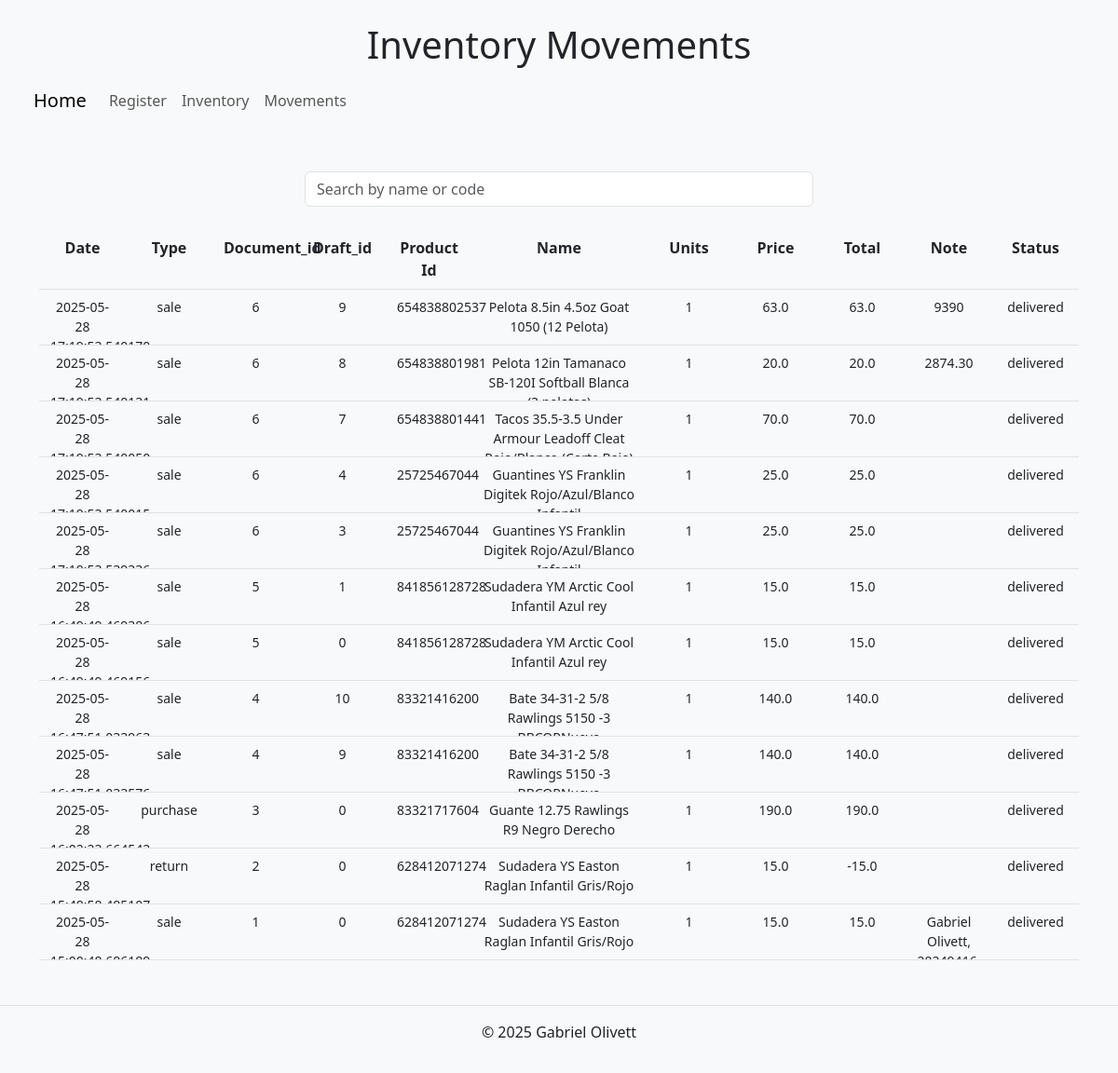
/inventory_movements, run on the app's committed database.
### tables this page shows
CREATE TABLE inventory_movements (
    id INTEGER PRIMARY KEY AUTOINCREMENT,
    product_id INTEGER NOT NULL,
    type TEXT NOT NULL CHECK (type IN ('sale', 'purchase', 'return', 'output')),
    Units INTEGER NOT NULL,
    date TIMESTAMP DEFAULT CURRENT_TIMESTAMP,
    note TEXT,
    document_id INTEGER, status TEXT, draft_id INTEGER NOT NULL, name TEXT NOT NULL, price REAL, toal REAL,
    FOREIGN KEY(product_id) REFERENCES inventory(id),
    FOREIGN KEY(document_id) REFERENCES movement_documents(id));

### app.py (the view)
@app.route("/inventory_movements")
def inventory_movements():
    db = get_db()
    movements = db.execute("SELECT * FROM inventory_movements ORDER BY date DESC").fetchall()
    return render_template("movements.html", movements=movements)

### app.py (called while the page is built)
@app.after_request
def after_request(response):
    response.headers["Cache-Control"] = "no-cache, no-store, must-revalidate"
    response.headers["Expires"] = 0
    response.headers["Pragma"] = "no-cache"
    return response

def get_db():
    if "db" not in g:
        g.db = sqlite3.connect("databases.db")
        g.db.row_factory = sqlite3.Row
    return g.db

### templates/movements.html (shortened to what this page needs)
{% extends "layout.html" %}
{% block h1 %}
    <h1>Inventory Movements</h1>
{% endblock %}
{% block main %}
<div class="container text-center mt-4">
    <div class="input-group w-50 mx-auto mb-4">
        <input type="text" id="search-input" class="form-control" placeholder="Search by name or code">
    </div>
    <div class="row py-2 fw-bold justify-content-center border-bottom">
        <div class="col-1">Date</div>
        <div class="col-1">Type</div>
        <div class="col" style="width: 5%;">Document_id</div>
        <div class="col" style="width: 5%;">Draft_id</div>
        <div class="col-1">Product Id</div>
        <div class="col-2">Name</div>
        <div class="col" style="width: 5%;">Units</div>
        <div class="col" style="width: 5%;">Price</div>
        <div class="col" style="width: 5%;">Total</div>
        <div class="col-1">Note</div>
        <div class="col-1">Status</div>
    </div>
    <div id="inventory-table">
        {% for item in movements %}
            <div class="row resizable-row py-2 border-bottom justify-content-center">
                <div class="col-1 small">{{item.date}}</div>
                <div class="col-1 small">{{item.type}}</div>
                <div class="col small" style="width: 5%;">{{item.document_id}}</div>
                <div class="col small" style="width: 5%;">{{item.draft_id}}</div>
                <div class="col-1 small">{{item.product_id}}</div>
                <div class="col-2 small" >{{item.name}}</div>
                <div class="col small" style="width: 5%;">{{item.Units}}</div>
                <div class="col small" style="width: 5%;">{{item.price}}</div>
                <div class="col small" style="width: 5%;">{{item.toal}}</div>
                <div class="col-1 small">{{item.note}}</div>
                <div class="col-1 small">{{item.status}}</div>
                <div class="resize-handle"></div>
            </div>
        {% endfor %}
    </div>
</div>
{% endblock %}

### templates/layout.html (shortened to what this page needs)
<!DOCTYPE html>
<html lang="en">
<head>
    <link href="https://cdn.jsdelivr.net/npm/bootstrap@5.3.3/dist/css/bootstrap.min.css" rel="stylesheet">
</head>
<body class="bg-light">
    <header class="text-center p-4">
        {% block h1%}{% endblock %}
        <nav class="navbar navbar-expand-lg bg-body-tertiary">
            <div class="container-fluid">
              <a class="navbar-brand" href="/">Home</a>
              <div class="collapse navbar-collapse" id="navbarNav">
                <ul class="navbar-nav">
                  <li class="nav-item">
                    <a class="nav-link" href="/register">Register</a>
                  </li>
                  <li class="nav-item">
                    <a class="nav-link" href="/inventory">Inventory</a>
                  </li>
                  <li class="nav-item">
                    <a class="nav-link" href="/inventory_movements">Movements</a>
                  </li>
                </ul>
              </div>
            </div>
          </nav>
    </header>
    <main class="container mt-1 mx-auto">
        {% block main %}{% endblock %}
    </main>
    <footer class="text-center mt-5 p-3 border-top">
        <p>&copy; 2025 Gabriel Olivett</p>
    </footer>
</body>
</html>

### templates/movements.html (style rules this page uses)
.resizable-row { position: relative; height: 60px; transition: height 0.1s; overflow: hidden; border-bottom: 1px solid #ccc; }
.resize-handle { position: absolute; bottom: 0; left: 0; height: 5px; width: 100%; cursor: row-resize; background-color: transparent; z-index: 1; }

### data on the page
inventory_movements: date "2025-05-28…", type "sale", document_id "6", draft_id "9", product_id "654838802537", name "Pelota 8.5in 4.5oz Goat 1050 (12 Pelota)", Units "1", price "63.0", toal "63.0", note "9390", status "delivered"
inventory_movements: date "2025-05-28…", type "sale", document_id "6", draft_id "8", product_id "654838801981", name "Pelota 12in Tamanaco SB-120I Softball Blanca…", Units "1", price "20.0", toal "20.0", note "2874.30", status "delivered"
inventory_movements: date "2025-05-28…", type "sale", document_id "6", draft_id "7", product_id "654838801441", name "Tacos 35.5-3.5 Under Armour Leadoff Cleat…", Units "1", price "70.0", toal "70.0", status "delivered"
inventory_movements: date "2025-05-28…", type "sale", document_id "6", draft_id "4", product_id "25725467044", name "Guantines YS Franklin Digitek Rojo/Azul/Blanco…", Units "1", price "25.0", toal "25.0", status "delivered"
inventory_movements: date "2025-05-28…", type "sale", document_id "6", draft_id "3", product_id "25725467044", name "Guantines YS Franklin Digitek Rojo/Azul/Blanco…", Units "1", price "25.0", toal "25.0", status "delivered"
inventory_movements: date "2025-05-28…", type "sale", document_id "5", draft_id "1", product_id "841856128728", name "Sudadera YM Arctic Cool Infantil Azul rey", Units "1", price "15.0", toal "15.0", status "delivered"
inventory_movements: date "2025-05-28…", type "sale", document_id "5", draft_id "0", product_id "841856128728", name "Sudadera YM Arctic Cool Infantil Azul rey", Units "1", price "15.0", toal "15.0", status "delivered"
inventory_movements: date "2025-05-28…", type "sale", document_id "4", draft_id "10", product_id "83321416200", name "Bate 34-31-2 5/8 Rawlings 5150 -3…", Units "1", price "140.0", toal "140.0", status "delivered"
inventory_movements: date "2025-05-28…", type "sale", document_id "4", draft_id "9", product_id "83321416200", name "Bate 34-31-2 5/8 Rawlings 5150 -3…", Units "1", price "140.0", toal "140.0", status "delivered"
inventory_movements: date "2025-05-28…", type "purchase", document_id "3", draft_id "0", product_id "83321717604", name "Guante 12.75 Rawlings R9 Negro Derecho", Units "1", price "190.0", toal "190.0", status "delivered"
inventory_movements: date "2025-05-28…", type "return", document_id "2", draft_id "0", product_id "628412071274", name "Sudadera YS Easton Raglan Infantil Gris/Rojo", Units "1", price "15.0", toal "-15.0", status "delivered"
inventory_movements: date "2025-05-28…", type "sale", document_id "1", draft_id "0", product_id "628412071274", name "Sudadera YS Easton Raglan Infantil Gris/Rojo", Units "1", price "15.0", toal "15.0", note "Gabriel Olivett,…", status "delivered"
